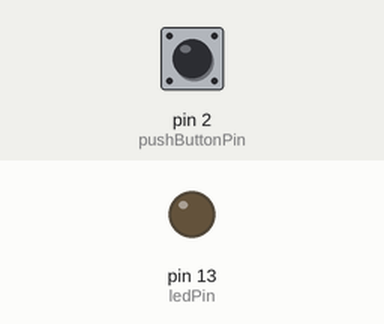
Simulated run of this sketch. Board: Arduino Uno, built with avr-gcc and run on an emulated ATmega328P. On the bench: output pins drawn as LEDs (lit = HIGH). The inputs (shaded band) are chosen by the test bench; at power-on: pin 2 (pushButtonPin) LOW.

Above: at 1.2 s.
1.3 s: pin 2 (pushButtonPin) pulled HIGH for 0.15 s
At 1.37 s:
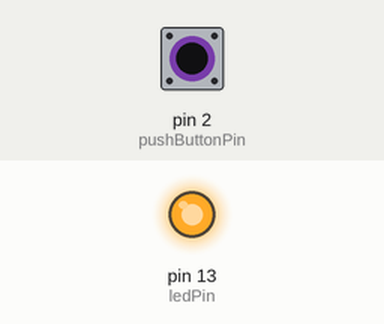
2.9 s: pin 2 (pushButtonPin) pulled HIGH for 3.2 s
At 6.7 s:
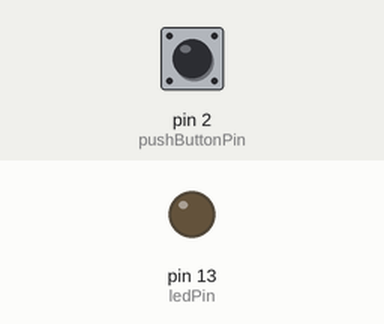
Timing chart, 0 to 8.2 s (numbered marks = the images above; inputs shaded):
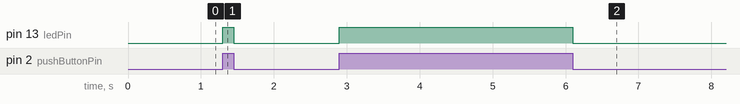

Measured:
- after the input at 1.3 s, pin 13 (ledPin): LOW → HIGH at once, → LOW 0.15 s later
- after the input at 2.9 s, pin 13 (ledPin): LOW → HIGH at once, → LOW 3.2 s later

The sketch:

push_button.ino
```cpp
/*
 * Push buttons
 *
 * Aloow the LED to blink by pushing a button
 *
 * Jim Palomo
 */

// set values of pins
const int pushButtonPin = 2;  // pin 2 --> push button
const int ledPin = 13;        // pin 13--> LED

int buttonState = 0;          // set state of button to 0 (not pushed)

void setup() {
    pinMode(pushButtonPin, INPUT);  // set pushButtonPin as input
    pinMode(ledPin, OUTPUT);        // set ledPin to output
}

void loop() {
  // reads the current state of the push button from the input
  buttonState = digitalRead(pushButtonPin);

  // check to see if push button is being pressed
  if (buttonState == HIGH) {  // button is pressed
    digitalWrite(ledPin, HIGH); // set LED to high
  }

  else {  // button is not pressed
    digitalWrite(ledPin, LOW);  // set LED to low
  }
}
```
